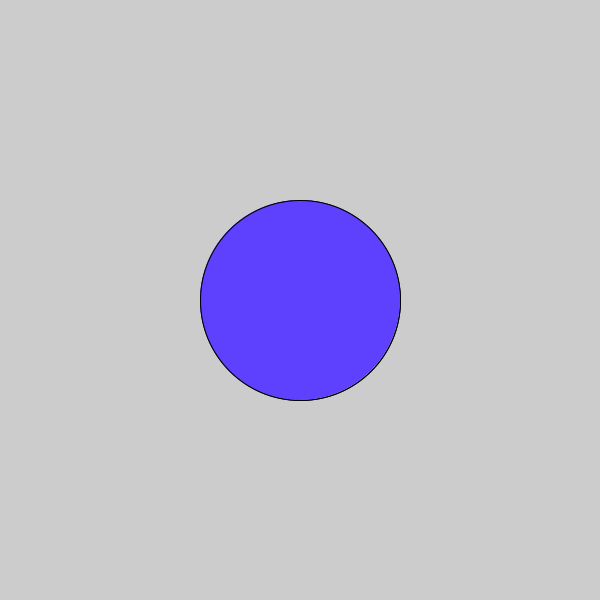
Frame 1 (no input)
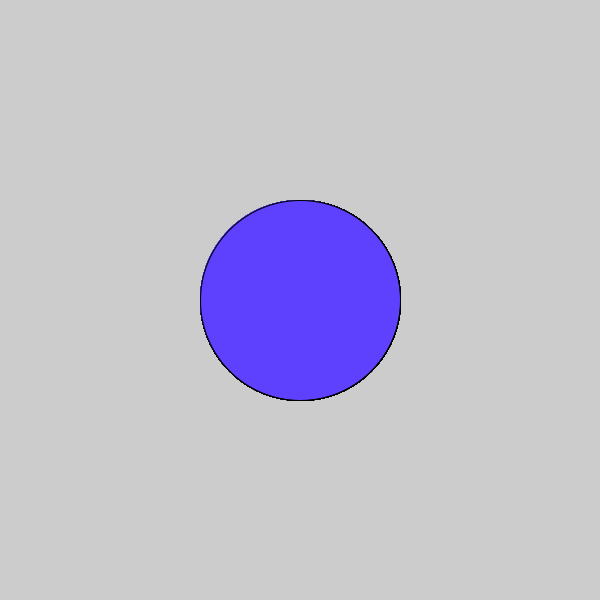
Frame 60 (the mouse pressed at the canvas centre just before this capture)
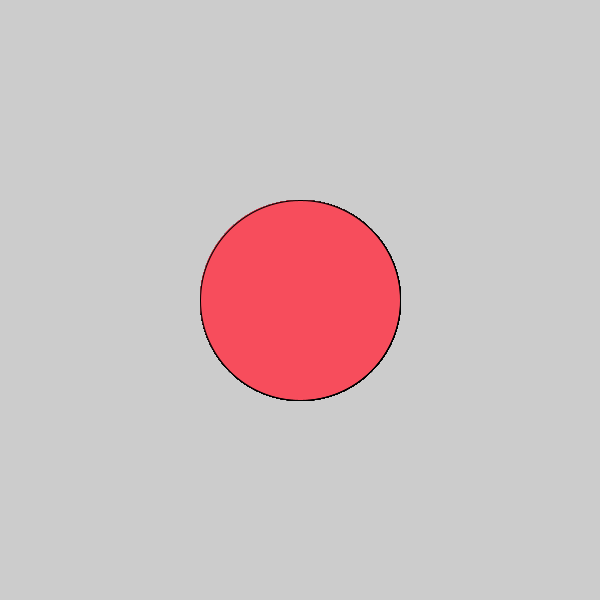
Frame 120 (the mouse held since frame 60 and released just before this capture)

The Processing sketch that drew these frames (run headless with seeded random() and noise(); from frame 60 on, the mouse is pressed at the canvas centre):

// Processing sketch: processing_117181
// ── processing_117181.pde

Circle myCircle;

void setup(){  
  size(600,600);
  myCircle = new Circle();
}


void draw(){
  
  myCircle.display();
  myCircle.checkHover();
   
}

// ****************************
//        CLASS: CIRCLE
// ****************************
class Circle{
  float x;
  float y;
  float e_width;
  float e_height;
  float radius;
  float dist;
  
  // CONSTRUCTOR
  //
  Circle(){
    x = width/2;
    y = height/2;
    e_width = 200;
    e_height = 200;
    radius = e_width/2;
  }
 
  // DISPLAY THE CIRCLE
  //
  void display(){
    ellipse(x, y, e_width, e_height);
  }
  

  // CHECK IF THE MOUSE IS OVER THE CIRCLE
  //  
  void checkHover(){
   
    // Use Pythagorus Theorum to check the distance from 
    // mouse pointer to centre of the circle
    dist = (mouseX - x) * (mouseX - x) + (mouseY - y) * (mouseY - y);
    dist = sqrt(dist);
  
    // change the colour of the 'button' if the mouse hovers over it
    if (dist < radius){
      fill(247,77,92);
    }
    else{
      fill(94,64,264);
    }
    
    // display the circle with the chose fill colour
    display();
    
  }


}
